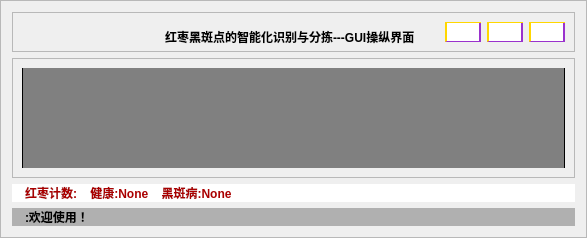
      <widget class="QFrame" name="rightbox">
       <property name="styleSheet">
        <string notr="true">QFrame#rightbox{
 	background-color: rgb(255, 255, 255); /* 白色背景 */
	border-top: 0px solid rgb(255, 255, 255); 
    border-right: 0px solid rgb(255, 255, 255);
    border-bottom: 0px solid rgb(255, 255, 255); 
   	border-right: 0px solid rgb(255, 255, 255);
}</string>
       </property>
       <property name="frameShape">
        <enum>QFrame::Shape::StyledPanel</enum>
       </property>
       <property name="frameShadow">
        <enum>QFrame::Shadow::Raised</enum>
       </property>
       <layout class="QVBoxLayout" name="verticalLayout_5">
        <item>
         <widget class="QFrame" name="topinfo">
          <property name="maximumSize">
           <size>
            <width>16777215</width>
            <height>40</height>
           </size>
          </property>
          <property name="styleSheet">
           <string notr="true">QPushButton#maximizeButton{
 	background-repeat: no-repeat;
    background-position: center; /* background-position: left center; */
	background-image: url(:/v3/images/rescaled_icons_v3/zuidahua.png);
}
QPushButton#minimizeButton{
 	background-repeat: no-repeat;
    background-position: center;
	background-image: url(:/v3/images/rescaled_icons_v3/zuixiaohua1.png);
}
QPushButton#closeButton{
 	background-repeat: no-repeat;
    background-position: center;
	background-image: url(:/v3/images/rescaled_icons_v3/guanbi.png);
}
QPushButton:hover{
	border: 1px solid rgba(148, 148, 148, 253);
	background-color:rgba(190,190,190, 248) ;/* 鼠标悬停时的背景颜色为x色 */
    background-repeat: no-repeat;
    background-position: left center;
}
QPushButton{
	background-color: rgb(255, 255, 255); /* 白色背景 */
    border-top: 1px solid rgb(255,215,0); /* 顶部边框红色 */
    border-right: 2px solid rgb(154,50,205); /* 右侧边框绿色 */
    border-bottom: 1px solid rgb(154,50,205); /* 底部边框蓝色 */
    border-left: 2px solid rgb(255,215,0); /* 左侧边框黄色 */
}
</string>
          </property>
          <property name="frameShape">
           <enum>QFrame::Shape::StyledPanel</enum>
          </property>
          <property name="frameShadow">
           <enum>QFrame::Shadow::Raised</enum>
          </property>
          <layout class="QHBoxLayout" name="horizontalLayout_8">
           <item>
            <spacer name="horizontalSpacer_2">
             <property name="orientation">
              <enum>Qt::Orientation::Horizontal</enum>
             </property>
             <property name="sizeHint" stdset="0">
              <size>
               <width>40</width>
               <height>20</height>
              </size>
             </property>
            </spacer>
           </item>
           <item>
            <widget class="QLabel" name="info_text">
             <property name="minimumSize">
              <size>
               <width>100</width>
               <height>30</height>
              </size>
             </property>
             <property name="styleSheet">
              <string notr="true">QLabel#info_text{
    background-color: none;
	font: 19pt &quot;华文仿宋&quot;;
	color: black;
	font-weight: bold;
	text-align: right;
    padding-left: 100px;
}</string>
             </property>
             <property name="text">
              <string>红枣黑斑点的智能化识别与分拣---GUI操纵界面</string>
             </property>
            </widget>
           </item>
           <item>
            <spacer name="horizontalSpacer">
             <property name="orientation">
              <enum>Qt::Orientation::Horizontal</enum>
             </property>
             <property name="sizeHint" stdset="0">
              <size>
               <width>20</width>
               <height>20</height>
              </size>
             </property>
            </spacer>
           </item>
           <item>
            <widget class="QPushButton" name="maximizeButton">
             <property name="minimumSize">
              <size>
               <width>0</width>
               <height>0</height>
              </size>
             </property>
             <property name="maximumSize">
              <size>
               <width>40</width>
               <height>40</height>
              </size>
             </property>
             <property name="styleSheet">
              <string notr="true"/>
             </property>
             <property name="text">
              <string/>
             </property>
            </widget>
           </item>
           <item>
            <widget class="QPushButton" name="minimizeButton">
             <property name="minimumSize">
              <size>
               <width>0</width>
               <height>0</height>
              </size>
             </property>
             <property name="maximumSize">
              <size>
               <width>40</width>
               <height>40</height>
              </size>
             </property>
             <property name="text">
              <string/>
             </property>
            </widget>
           </item>
           <item>
            <widget class="QPushButton" name="closeButton">
             <property name="minimumSize">
              <size>
               <width>0</width>
               <height>0</height>
              </size>
             </property>
             <property name="maximumSize">
              <size>
               <width>40</width>
               <height>40</height>
              </size>
             </property>
             <property name="text">
              <string/>
             </property>
            </widget>
           </item>
          </layout>
         </widget>
        </item>
        <item>
         <widget class="QFrame" name="showbox">
          <property name="frameShape">
           <enum>QFrame::Shape::StyledPanel</enum>
          </property>
          <property name="frameShadow">
           <enum>QFrame::Shadow::Raised</enum>
          </property>
          <layout class="QVBoxLayout" name="verticalLayout_8">
           <item>
            <widget class="QSplitter" name="splitter">
             <property name="layoutDirection">
              <enum>Qt::LayoutDirection::LeftToRight</enum>
             </property>
             <property name="styleSheet">
              <string notr="true">QSplitter {
    background-color: gray;
    border: 1px solid black;
    border-top: 0px;
    border-bottom: 0px;
}

QSplitter::handle {
    background-color: gray; /* 可以根据需要更改手柄的颜色 */
    border: 1px solid black;
    border-top: 0px;
    border-bottom: 0px;
}

QSplitter::handle:hover {
    background-color: lightgray; /* 鼠标悬停在手柄上时的颜色 */
}

QSplitter::handle:pressed {
    background-color: darkgray; /* 按下手柄时的颜色 */
}
</string>
             </property>
             <property name="orientation">
              <enum>Qt::Orientation::Horizontal</enum>
             </property>
             <widget class="QLabel" name="showimg">
              <property name="minimumSize">
               <size>
                <width>220</width>
                <height>100</height>
               </size>
              </property>
              <property name="text">
               <string/>
              </property>
              <property name="pixmap">
               <pixmap resource="resources.qrc">:/my_icon/images/my_icon/jujube.png</pixmap>
              </property>
              <property name="alignment">
               <set>Qt::AlignmentFlag::AlignCenter</set>
              </property>
             </widget>
            </widget>
           </item>
          </layout>
         </widget>
        </item>
        <item>
         <widget class="QLabel" name="jujube_status">
          <property name="maximumSize">
           <size>
            <width>16777215</width>
            <height>26</height>
           </size>
          </property>
          <property name="styleSheet">
           <string notr="true">QLabel#jujube_status{
    background-color: none;
	font: 14pt &quot;方正姚体&quot;;
	color: rgb(170, 0, 0);
	font-weight: bold;
	text-align: left;
    padding-left: 10px;
	background-color: rgb(255,255,255);

	border-radius:30%;
}
</string>
          </property>
          <property name="text">
           <string>红枣计数:    健康:None    黑斑病:None</string>
          </property>
         </widget>
        </item>
        <item>
         <widget class="QLabel" name="status_info">
          <property name="maximumSize">
           <size>
            <width>16777215</width>
            <height>26</height>
           </size>
          </property>
          <property name="styleSheet">
           <string notr="true">QLabel#status_info{
    background-color: none;
	font: 14pt &quot;方正姚体&quot;;
	color: black;
	font-weight: bold;
	text-align: left;
    padding-left: 10px;
	background-color: rgb(176, 176, 176);

	border-radius:30%;
}
</string>
          </property>
          <property name="text">
           <string>:欢迎使用！</string>
          </property>
         </widget>
        </item>
       </layout>
      </widget>
